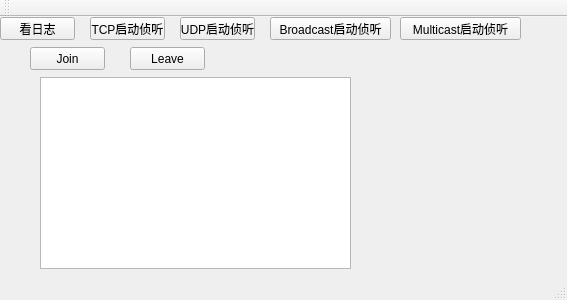
<?xml version="1.0" encoding="UTF-8"?>
<ui version="4.0">
 <class>MainWindow</class>
 <widget class="QMainWindow" name="MainWindow">
  <property name="geometry">
   <rect>
    <x>0</x>
    <y>0</y>
    <width>567</width>
    <height>300</height>
   </rect>
  </property>
  <property name="windowTitle">
   <string>MainWindow</string>
  </property>
  <widget class="QWidget" name="centralWidget">
   <widget class="QPushButton" name="pushButton">
    <property name="geometry">
     <rect>
      <x>0</x>
      <y>0</y>
      <width>75</width>
      <height>23</height>
     </rect>
    </property>
    <property name="text">
     <string>看日志</string>
    </property>
   </widget>
   <widget class="QPushButton" name="pushButton_2">
    <property name="geometry">
     <rect>
      <x>90</x>
      <y>0</y>
      <width>75</width>
      <height>23</height>
     </rect>
    </property>
    <property name="text">
     <string>TCP启动侦听</string>
    </property>
   </widget>
   <widget class="QListWidget" name="listWidget">
    <property name="geometry">
     <rect>
      <x>40</x>
      <y>60</y>
      <width>311</width>
      <height>192</height>
     </rect>
    </property>
   </widget>
   <widget class="QPushButton" name="pushButton_3">
    <property name="geometry">
     <rect>
      <x>180</x>
      <y>0</y>
      <width>75</width>
      <height>23</height>
     </rect>
    </property>
    <property name="text">
     <string>UDP启动侦听</string>
    </property>
   </widget>
   <widget class="QPushButton" name="pushButton_4">
    <property name="geometry">
     <rect>
      <x>270</x>
      <y>0</y>
      <width>121</width>
      <height>23</height>
     </rect>
    </property>
    <property name="text">
     <string>Broadcast启动侦听</string>
    </property>
   </widget>
   <widget class="QPushButton" name="pushButton_5">
    <property name="geometry">
     <rect>
      <x>400</x>
      <y>0</y>
      <width>121</width>
      <height>23</height>
     </rect>
    </property>
    <property name="text">
     <string>Multicast启动侦听</string>
    </property>
   </widget>
   <widget class="QPushButton" name="pushButton_6">
    <property name="geometry">
     <rect>
      <x>30</x>
      <y>30</y>
      <width>75</width>
      <height>23</height>
     </rect>
    </property>
    <property name="text">
     <string>Join</string>
    </property>
   </widget>
   <widget class="QPushButton" name="pushButton_7">
    <property name="geometry">
     <rect>
      <x>130</x>
      <y>30</y>
      <width>75</width>
      <height>23</height>
     </rect>
    </property>
    <property name="text">
     <string>Leave</string>
    </property>
   </widget>
  </widget>
  <widget class="QMenuBar" name="menuBar">
   <property name="geometry">
    <rect>
     <x>0</x>
     <y>0</y>
     <width>567</width>
     <height>19</height>
    </rect>
   </property>
  </widget>
  <widget class="QToolBar" name="mainToolBar">
   <attribute name="toolBarArea">
    <enum>TopToolBarArea</enum>
   </attribute>
   <attribute name="toolBarBreak">
    <bool>false</bool>
   </attribute>
  </widget>
  <widget class="QStatusBar" name="statusBar"/>
 </widget>
 <layoutdefault spacing="6" margin="11"/>
 <resources/>
 <connections/>
</ui>
